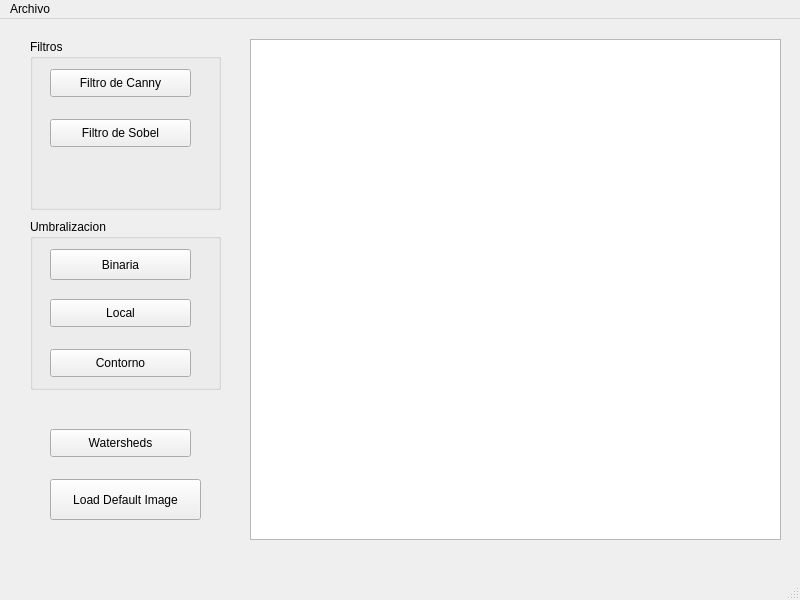
<?xml version="1.0" encoding="UTF-8"?>
<ui version="4.0">
 <class>MainWindow</class>
 <widget class="QMainWindow" name="MainWindow">
  <property name="geometry">
   <rect>
    <x>0</x>
    <y>0</y>
    <width>800</width>
    <height>600</height>
   </rect>
  </property>
  <property name="windowTitle">
   <string>MainWindow</string>
  </property>
  <widget class="QWidget" name="centralwidget">
   <widget class="QGraphicsView" name="imgDisplay">
    <property name="geometry">
     <rect>
      <x>250</x>
      <y>20</y>
      <width>531</width>
      <height>501</height>
     </rect>
    </property>
   </widget>
   <widget class="QGroupBox" name="groupBox_2">
    <property name="geometry">
     <rect>
      <x>30</x>
      <y>200</y>
      <width>191</width>
      <height>171</height>
     </rect>
    </property>
    <property name="title">
     <string>Umbralizacion</string>
    </property>
    <widget class="QToolButton" name="btnUmbBin">
     <property name="geometry">
      <rect>
       <x>20</x>
       <y>30</y>
       <width>141</width>
       <height>31</height>
      </rect>
     </property>
     <property name="text">
      <string>Binaria</string>
     </property>
    </widget>
    <widget class="QToolButton" name="btnSegLocal">
     <property name="geometry">
      <rect>
       <x>20</x>
       <y>80</y>
       <width>141</width>
       <height>28</height>
      </rect>
     </property>
     <property name="text">
      <string>Local</string>
     </property>
    </widget>
    <widget class="QToolButton" name="btnContour">
     <property name="geometry">
      <rect>
       <x>20</x>
       <y>130</y>
       <width>141</width>
       <height>28</height>
      </rect>
     </property>
     <property name="text">
      <string>Contorno</string>
     </property>
    </widget>
    <zorder>btnSegLocal</zorder>
    <zorder>btnUmbBin</zorder>
    <zorder>btnContour</zorder>
   </widget>
   <widget class="QToolButton" name="btnLoadDefImage">
    <property name="geometry">
     <rect>
      <x>50</x>
      <y>460</y>
      <width>151</width>
      <height>41</height>
     </rect>
    </property>
    <property name="text">
     <string>Load Default Image</string>
    </property>
   </widget>
   <widget class="QGroupBox" name="groupBox">
    <property name="geometry">
     <rect>
      <x>30</x>
      <y>20</y>
      <width>191</width>
      <height>171</height>
     </rect>
    </property>
    <property name="title">
     <string>Filtros</string>
    </property>
    <widget class="QToolButton" name="btnCannyFilter">
     <property name="geometry">
      <rect>
       <x>20</x>
       <y>30</y>
       <width>141</width>
       <height>28</height>
      </rect>
     </property>
     <property name="text">
      <string>Filtro de Canny</string>
     </property>
    </widget>
    <widget class="QToolButton" name="btnSobelFilter">
     <property name="geometry">
      <rect>
       <x>20</x>
       <y>80</y>
       <width>141</width>
       <height>28</height>
      </rect>
     </property>
     <property name="text">
      <string>Filtro de Sobel</string>
     </property>
    </widget>
   </widget>
   <widget class="QToolButton" name="btnSegWaterSheds">
    <property name="geometry">
     <rect>
      <x>50</x>
      <y>410</y>
      <width>141</width>
      <height>28</height>
     </rect>
    </property>
    <property name="text">
     <string>Watersheds</string>
    </property>
   </widget>
  </widget>
  <widget class="QMenuBar" name="menubar">
   <property name="geometry">
    <rect>
     <x>0</x>
     <y>0</y>
     <width>800</width>
     <height>25</height>
    </rect>
   </property>
   <widget class="QMenu" name="menuArchivo">
    <property name="title">
     <string>Archivo</string>
    </property>
    <addaction name="actionOtro_Abrir"/>
   </widget>
   <addaction name="menuArchivo"/>
  </widget>
  <widget class="QStatusBar" name="statusbar"/>
  <action name="actionAbrir_Imagen">
   <property name="text">
    <string>Abrir Imagen</string>
   </property>
  </action>
  <action name="actionOtro_Abrir">
   <property name="text">
    <string>Abrir Imagen</string>
   </property>
  </action>
 </widget>
 <resources/>
 <connections/>
</ui>
